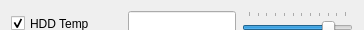
       <widget class="QWidget" name="widget_hddTemp" native="true">
        <property name="sizePolicy">
         <sizepolicy hsizetype="Expanding" vsizetype="Fixed">
          <horstretch>0</horstretch>
          <verstretch>0</verstretch>
         </sizepolicy>
        </property>
        <property name="minimumSize">
         <size>
          <width>0</width>
          <height>30</height>
         </size>
        </property>
        <property name="maximumSize">
         <size>
          <width>16777215</width>
          <height>30</height>
         </size>
        </property>
        <layout class="QHBoxLayout" name="horizontalLayout_21">
         <item>
          <widget class="QCheckBox" name="checkBox_hddTemp">
           <property name="sizePolicy">
            <sizepolicy hsizetype="Fixed" vsizetype="Fixed">
             <horstretch>0</horstretch>
             <verstretch>0</verstretch>
            </sizepolicy>
           </property>
           <property name="minimumSize">
            <size>
             <width>111</width>
             <height>25</height>
            </size>
           </property>
           <property name="maximumSize">
            <size>
             <width>111</width>
             <height>25</height>
            </size>
           </property>
           <property name="text">
            <string notr="true">HDD Temp</string>
           </property>
           <property name="checked">
            <bool>true</bool>
           </property>
          </widget>
         </item>
         <item>
          <widget class="QLineEdit" name="lineEdit_hddTemp">
           <property name="minimumSize">
            <size>
             <width>0</width>
             <height>25</height>
            </size>
           </property>
           <property name="maximumSize">
            <size>
             <width>16777215</width>
             <height>25</height>
            </size>
           </property>
           <property name="toolTip">
            <string notr="true">@@/dev/sda@@ - physical temperature on /dev/sda</string>
           </property>
           <property name="alignment">
            <set>Qt::AlignRight|Qt::AlignTrailing|Qt::AlignVCenter</set>
           </property>
          </widget>
         </item>
         <item>
          <widget class="QSlider" name="slider_hddTemp">
           <property name="sizePolicy">
            <sizepolicy hsizetype="Fixed" vsizetype="Fixed">
             <horstretch>0</horstretch>
             <verstretch>0</verstretch>
            </sizepolicy>
           </property>
           <property name="minimumSize">
            <size>
             <width>111</width>
             <height>25</height>
            </size>
           </property>
           <property name="maximumSize">
            <size>
             <width>111</width>
             <height>25</height>
            </size>
           </property>
           <property name="minimum">
            <number>1</number>
           </property>
           <property name="maximum">
            <number>12</number>
           </property>
           <property name="pageStep">
            <number>1</number>
           </property>
           <property name="value">
            <number>10</number>
           </property>
           <property name="orientation">
            <enum>Qt::Horizontal</enum>
           </property>
           <property name="tickPosition">
            <enum>QSlider::TicksAbove</enum>
           </property>
          </widget>
         </item>
        </layout>
       </widget>
